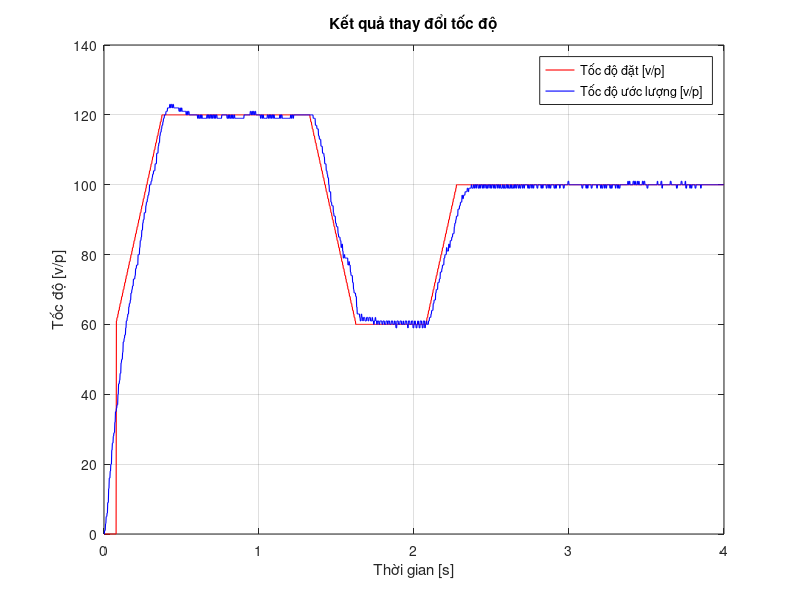
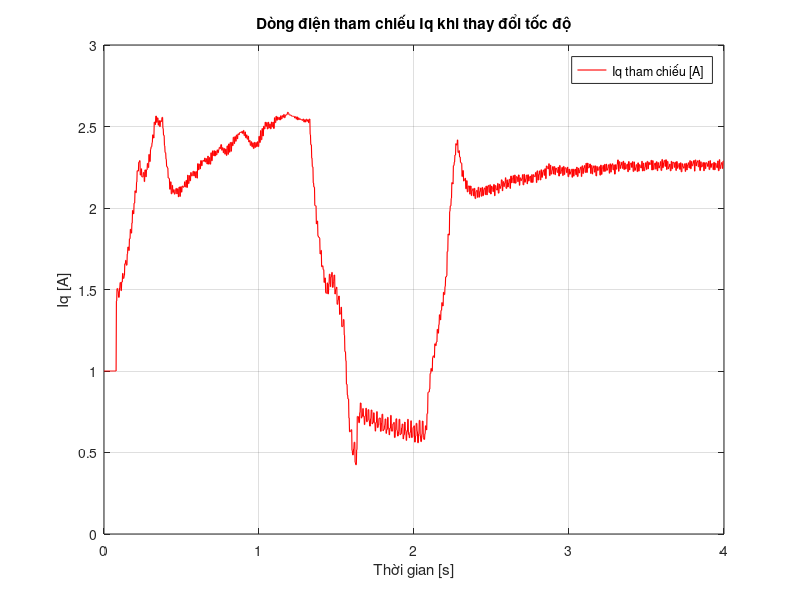

The MATLAB source for these figures, in order:
close all;

%A=load('spd_change2.txt');
%A=load('Iq_spdch.txt');
A=load('new_change_spd3.txt');
x=0:0.002:(4-0.002*1);
y1=A(1:2000,1);
y2=A(1:2000,2);
y3=A(1:2000,3)/1000;

figure(1)

%subplot(2,1,1)
plot(x,y1, '-r', 'LineWidth', 0.8);
hold on;
plot(x,y2, '-b', 'LineWidth', 0.8);
title('Kết quả thay đổi tốc độ');
xlabel('Thời gian [s]');
ylabel('Tốc độ [v/p]');
legend('Tốc độ đặt [v/p]','Tốc độ ước lượng [v/p]');
grid on;

figure(2)
%subplot(2,1,2)
plot(x,y3, '-r', 'LineWidth', 0.8);
hold on;
title('Dòng điện tham chiếu Iq khi thay đổi tốc độ');
xlabel('Thời gian [s]');
ylabel('Iq [A]');
legend('Iq tham chiếu [A]');
grid on;


